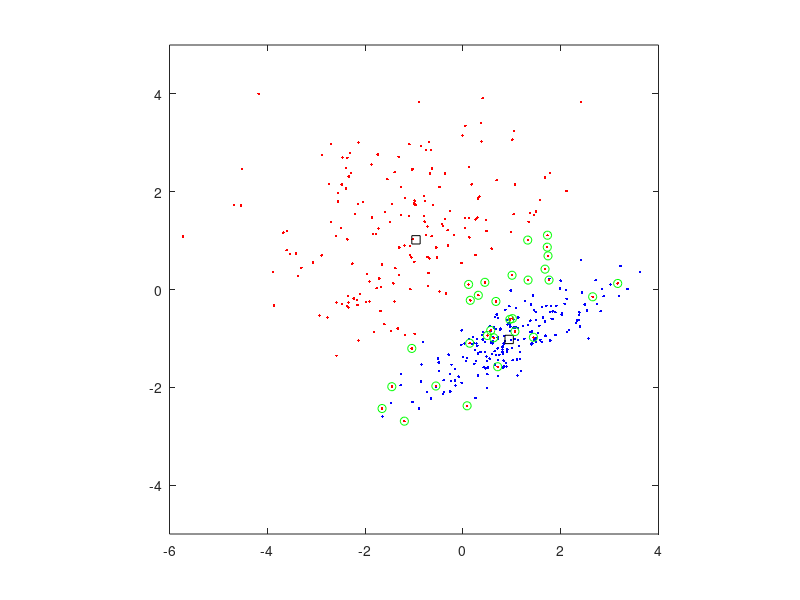

Write MATLAB code to recreate this figure.
% Example Matlab script as provided with textbook:
%
%  Fundamentals of Digital Image Processing: A Practical Approach with Examples in Matlab
%  Chris J. Solomon and Toby P. Breckon, Wiley-Blackwell, 2010
%  ISBN: 0470844736, DOI:10.1002/9780470689776, http://www.fundipbook.com
%
clear; NOPTS=200;
mu1 = [1 -1]; cov1 = [.9 .4; .4 .3];              %Define mean and covariance
d1 = mvnrnd(mu1, cov1, NOPTS);                    %Training data for class 1
plot(d1(:,1),d1(:,2),'b.'); hold on;              %Plot class 1 training data
proto1=mean(d1); plot(proto1(1),proto1(2),'ks');  %Calculate & plot prototype 1
 
mu2 = [-1 1]; cov2 = [2 0; 0 2];                  %Define mean and covariance
d2 = mvnrnd(mu2, cov2, NOPTS);                    %Training data for class 1
plot(d2(:,1),d2(:,2),'r.');                       %Plot class 2 training data
proto2=mean(d2); plot(proto2(1),proto2(2),'ks');  %Calculate & plot prototype 2
axis([-6 4 -5 5]); axis square;
 
for i=1:NOPTS
  if norm(d2(i,:)-proto2,2) > norm(d2(i,:)-proto1,2)  %Misclassified points
       plot(d2(i,1),d2(i,2),'go');                    %Plot in green circle
    end
end


